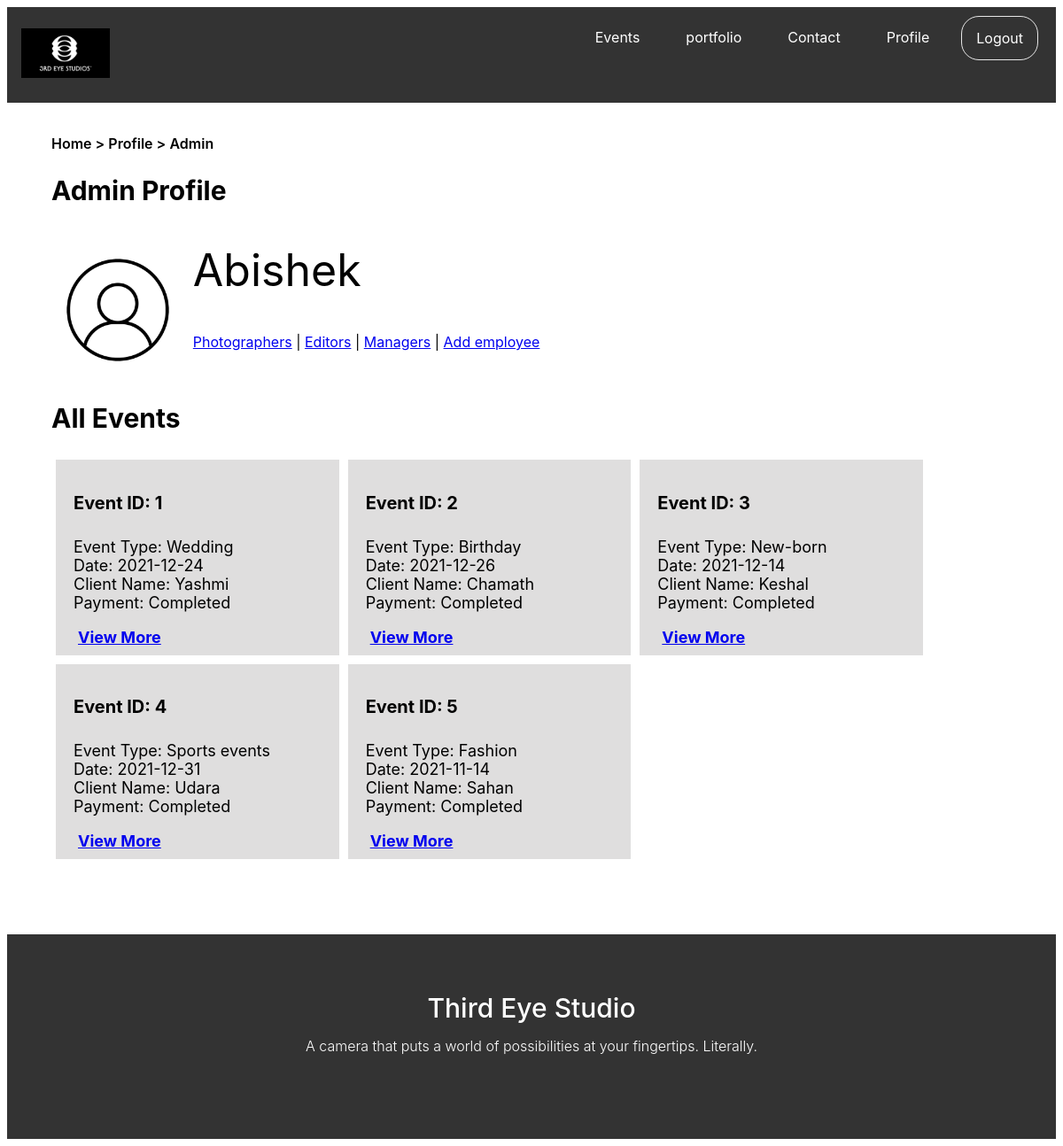
The page /admin_profile_page.php (signed in) on the database its author committed.
### tables this page shows
create table Booking(
	BookingID int(3) not null  auto_increment, 
	ClientID int(5), 
	EventID int(3), 
	PackageID int(3), 
	event_date date, 
	Payment_state varchar(20), 
	Progress varchar(20),
	constraint booking_pk primary key(BookingID),
	constraint booking_client_fk foreign key (ClientID) references Client(ClientID),
	constraint booking_event_fk foreign key (EventID) references Event_tb(EventID),
	constraint booking_package_fk foreign key (PackageID) references Package(PackageID)
);

create table Event_tb(
	EventID int(3) not null  auto_increment,
	Event_type varchar(20),
	Description varchar(500),
	constraint event_pk primary key(EventID)
);

create table Client(
	ClientID int(5) not null  auto_increment,
	First_name varchar(30), 
	Last_name varchar(30),  
	Address varchar(200),
	Date_of_birth date,
	Username varchar(20),
	Password varchar(20),
	constraint client_pk primary key(ClientID)
);

### src/admin_profile_page.php (the view, shortened to what this page needs)
<!DOCTYPE html>
<head>
    <?php session_start();
        require 'config.php';
        if(isset($_SESSION['username'], $_SESSION['role'])) {
            if($_SESSION['role']=="admin"){
                $username = $_SESSION['username'];
                $sql = "select AdministratorID, First_name from Administrator where Username='".$username."'";
                $result = $con->query($sql);
                $row = mysqli_fetch_array($result);
                $firstname = $row['First_name'];
            }else{
                header('Location: login_page.php');
            }
        }else{
            header('Location: login_page.php');
        }
    ?>
    <link rel="stylesheet" href="css/main.css">
    <link rel="stylesheet" href="css/footer.css">
    <link rel="stylesheet" href="css/font-awesome.min.css"> <link rel="stylesheet" href="https://cdnjs.cloudflare.com/ajax/libs/font-awesome/4.7.0/css/font-awesome.min.css">
</head>
<body>
    <header>
    <div class="navbar">
            <ul class="navbarul">
                <li class="navbarli-left"><a class="navbarlia" href="index.php"><img src="img/logoheader-demo.png" width="100px" ></a></li>
                <?php
					if(isset($_SESSION['username'], $_SESSION['role'])){
                        echo "<li class='navbarli-right'><a class='navbarlia , iogbtnnavbar' href='login_page.php?logout=yes'>Logout</a></li>";
                        switch ($_SESSION['role']) {
                            case "admin":
                                echo "<li class='navbarli-right'><a class='navbarlia' href='admin_profile_page.php'>Profile</a></li>";
                                break;
                        }
					}else{
						echo "<li class='navbarli-right'><a class='navbarlia , iogbtnnavbar' href='login_page.php?'>Login</a></li>";
					}
				?>
                <li class="navbarli-right"><a class="navbarlia" href="contact.php">Contact</a></li>
                <li class="navbarli-right"><a class="navbarlia" href="portfolio_page.php">portfolio</a></li>
                <li class ="navbarli-right"><a class="navbarlia" href="event_page.php">Events</a></li>
              </ul>
        </div>
    </header>
    <div class="row">
        <div class="column">
            <div class="head-nav-item">
                <p>Home > Profile > Admin</p>
            </div>
            <h2 class="nav-header-text">Admin Profile</h2>
            <div class="row">
                <div class="profile-col-one">
                    <img src="img/profile.jpg" width="150px">
                </div>
                <div class="profile-col-two" >
                    <h2 class="profile-name-text"><?php echo $firstname ?></h2>
                    <p class="profile-navbar"> <a href="photographer_list_page.php">Photographers</a> | <a href="editor_list_page.php">Editors</a> | <a href="event_manager_list_page.php">Managers</a> | <a href="add_employee_page.php">Add employee</a></p>
                </div>
            </div>
            <h2 class="nav-header-text">All Events</h2>
            <div class="row">
                <?php
                        $sql = "select b.BookingID, e.EventID, c.First_name, e.Event_type, p.Name, b.event_date, b.Payment_state, b.Progress
                        from booking b, event_tb e, package p, Client c
                        where b.ClientID = c.ClientID and e.EventID = b.EventID and p.PackageID = b.PackageID";
                        $result = $con->query($sql);
                        if($result->num_rows > 0){
                            while($row = $result->fetch_assoc()){
                                echo "
                                <div class='events-three-lay'>
                                    <h4 class='event-id'>Event ID: ".$row['EventID']."</h4>
                                    <p class='event-descript'>Event Type: ".$row['Event_type']." <br> Date: ".$row['event_date']." <br> Client Name: ".$row['First_name']." <br>  Payment: ".$row['Payment_state']."</p>
                                    <a href='event_description_page.php?bookingid=".$row['BookingID']."' class='event-link'> View More </a>
                                </div>
                                ";
                            }
                        }else{
                            echo "No Bookings";
                        }
                ?>
            </div>
        </div>
    </div>
<footer>
        <h2 class="footer-text">Third Eye Studio</h2>
        <p class="footer-tagline">A camera that puts a world of possibilities at your fingertips. Literally.</p>
    </footer>
</body>
</html>

### src/css/main.css (style rules this page uses)
.navbar:after { content: ""; display: table; clear: both; }
.navbarul { list-style-type: none; margin: 0; padding: 0; overflow: hidden; background-color: #333; font-family: -apple-system, BlinkMacSystemFont, 'Segoe UI', Roboto, Oxygen, Ubuntu, Cantarell, 'Open Sans', 'Helvetica Neue', sans-serif; }
.navbarli-left { float: left; }
.navbarli-right { float: right; }
.navbarlia { display: block; color: white; text-align: center; padding: 14px 16px; text-decoration: none; margin-right: 20px; margin-top: 10px; margin-bottom: 10px; }
.iogbtnnavbar { border: 1px solid #e7e7e7; border-radius: 20px; }
* { box-sizing:border-box }
.row:after { content: ""; display: table; clear: both; }
.column { float:left; width: 90%; margin-top: 20px; margin-left: 50px; margin-bottom: 80px; margin-right: 50px; }
.head-nav-item { font-family: -apple-system, BlinkMacSystemFont, 'Segoe UI', Roboto, Oxygen, Ubuntu, Cantarell, 'Open Sans', 'Helvetica Neue', sans-serif; font-weight: 600; font-size: 16px; }
.nav-header-text { font-size: 30px; font-weight: bold; font-family: -apple-system, BlinkMacSystemFont, 'Segoe UI', Roboto, Oxygen, Ubuntu, Cantarell, 'Open Sans', 'Helvetica Neue', sans-serif; }
.profile-col-one { float: left; width: 10%; }
.profile-col-one { float: left; width: 15%; }
.profile-name-text { font-size: 50px; font-weight: normal; font-family: -apple-system, BlinkMacSystemFont, 'Segoe UI', Roboto, Oxygen, Ubuntu, Cantarell, 'Open Sans', 'Helvetica Neue', sans-serif; }
.profile-navbar { font-family: -apple-system, BlinkMacSystemFont, 'Segoe UI', Roboto, Oxygen, Ubuntu, Cantarell, 'Open Sans', 'Helvetica Neue', sans-serif; }
.events-three-lay { float: left; width: 30%; background-color: #dfdede; padding: 10px; margin: 5px; border-color: black; border-width: 2px; }
.event-id { text-align: left; margin-left: 10px; font-weight: bold; font-size: 20px; font-family: -apple-system, BlinkMacSystemFont, 'Segoe UI', Roboto, Oxygen, Ubuntu, Cantarell, 'Open Sans', 'Helvetica Neue', sans-serif; }
.event-descript { font-weight: normal; font-size: 18px; margin-left: 10px; font-family: -apple-system, BlinkMacSystemFont, 'Segoe UI', Roboto, Oxygen, Ubuntu, Cantarell, 'Open Sans', 'Helvetica Neue', sans-serif; }
.event-link { font-family: -apple-system, BlinkMacSystemFont, 'Segoe UI', Roboto, Oxygen, Ubuntu, Cantarell, 'Open Sans', 'Helvetica Neue', sans-serif; font-weight: bold; font-size: 18px; font-style: normal; margin-left: 15px; }

### src/css/footer.css (style rules this page uses)
footer { text-align: left; color: cornsilk; padding: 15px; background-color: #333; font-family: -apple-system, BlinkMacSystemFont, 'Segoe UI', Roboto, Oxygen, Ubuntu, Cantarell, 'Open Sans', 'Helvetica Neue', sans-serif; }
.footer-text { font-size: 30px; font-weight: 500; color: #fff; margin-top: 50px; text-align: center; }
.footer-tagline { font-size: 16px; font-weight: 300; text-align: center; color: #fff; margin-bottom: 80px; margin-top: -10px; }

### rows shown on the page
booking: EventID.EventID "1", EventID.Event_type "Wedding", event_date "2021-12-24", ClientID.First_name "Yashmi", Payment_state "Completed"
booking: EventID.EventID "2", EventID.Event_type "Birthday", event_date "2021-12-26", ClientID.First_name "Chamath", Payment_state "Completed"
booking: EventID.EventID "3", EventID.Event_type "New-born", event_date "2021-12-14", ClientID.First_name "Keshal", Payment_state "Completed"
booking: EventID.EventID "4", EventID.Event_type "Sports events", event_date "2021-12-31", ClientID.First_name "Udara", Payment_state "Completed"
booking: EventID.EventID "5", EventID.Event_type "Fashion", event_date "2021-11-14", ClientID.First_name "Sahan", Payment_state "Completed"

### other values the page prints
$firstname "Abishek"
